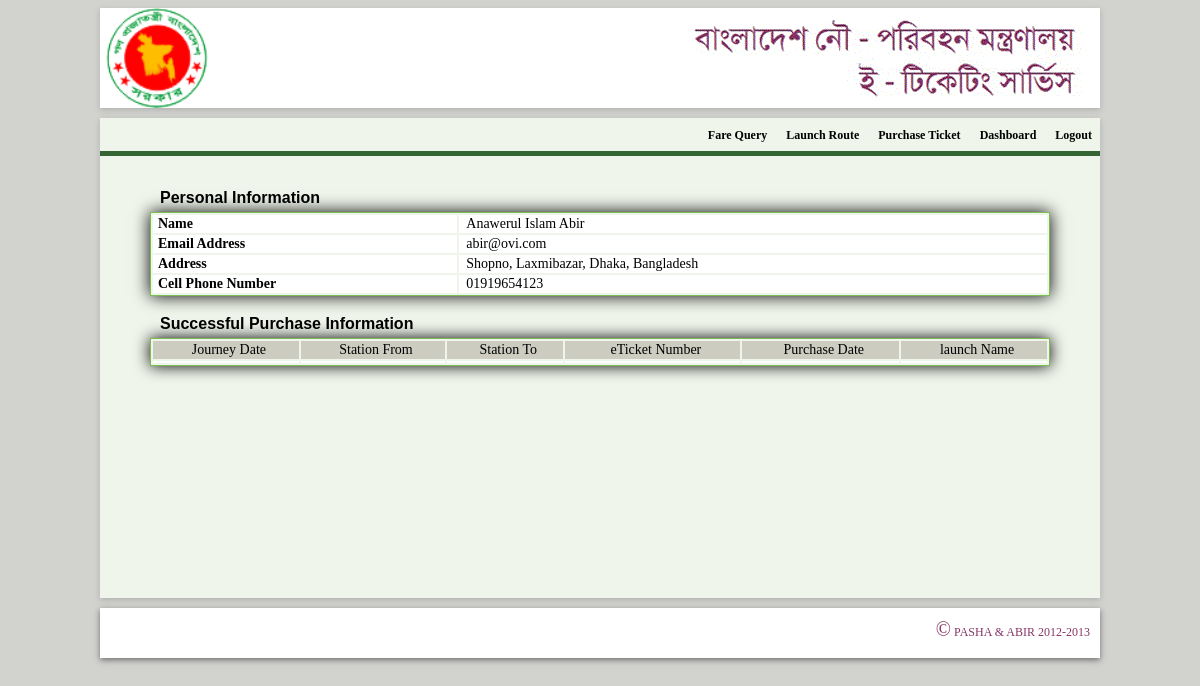
The app's page /neticketing/dashboard.php (signed in) with its own data.
### tables this page shows
CREATE TABLE IF NOT EXISTS `user_info` (
  `user_id` int(11) NOT NULL AUTO_INCREMENT,
  `user_name` varchar(60) DEFAULT NULL,
  `user_email` varchar(60) DEFAULT NULL,
  `user_phone` varchar(60) DEFAULT NULL,
  `user_address` text,
  `user_password` varchar(60) DEFAULT NULL,
  PRIMARY KEY (`user_id`),
  UNIQUE KEY `user_email` (`user_email`),
  UNIQUE KEY `user_phone` (`user_phone`)
);

### neticketing/dashboard.php (the view, shortened to what this page needs)
<?php require_once('Connections/neticketing.php'); ?>
<?php
if (!function_exists("GetSQLValueString")) {
function GetSQLValueString($theValue, $theType, $theDefinedValue = "", $theNotDefinedValue = "")
{
  $theValue = function_exists("mysql_real_escape_string") ? mysql_real_escape_string($theValue) : mysql_escape_string($theValue);
  switch ($theType) {
    case "text":
      $theValue = ($theValue != "") ? "'" . $theValue . "'" : "NULL";
      break;
    case "long":
    case "int":
      $theValue = ($theValue != "") ? intval($theValue) : "NULL";
      break;
  }
  return $theValue;
}
}
$colname_user_information = "-1";
if (isset($_SESSION['user_email'])) {
  $colname_user_information = $_SESSION['user_email'];
}
$query_user_information = sprintf("SELECT user_name, user_email, user_phone, user_address FROM user_info WHERE user_email = %s", GetSQLValueString($colname_user_information, "text"));
$user_information = mysql_query($query_user_information, $neticketing) or die(mysql_error());
$row_user_information = mysql_fetch_assoc($user_information);
$colname_purchaseInfo = "-1";
$query_purchaseInfo = sprintf("SELECT purchase_date, journey_date, source, destination, launch_name, tnr
  FROM purchase_info
  WHERE user_id = '".$_SESSION['user_id']."'
  ORDER BY journey_date ASC", GetSQLValueString($colname_purchaseInfo, "int"));
$purchaseInfo = mysql_query($query_purchaseInfo, $neticketing) or die(mysql_error());
$row_purchaseInfo = mysql_fetch_assoc($purchaseInfo);
?>
<?php include('include/banner.php');?>
<body>
<?php include('include/header.php');?>
<div id="signup_body" class="account_body" style="padding-top:  0px;">
  <div id="tabs">
    <?php include('include/navigation.php');?>
  </div>
  <div id="dashboard" style="margin-top: 30px; ">
    <div>
      <div class="title_home"><font style="padding-left: 10px; font-family: arial; font-size: 16px; font-weight: bold; color: #000; ">Personal Information</font></div>
      <table class="table" style="box-shadow:0px 0px 16px;">
        <tr class="home" >
          <th>Name</th>
          <td><?php echo $row_user_information['user_name']; ?></td>
        </tr>
        <tr class="home" >
          <th>Email Address</th>
          <td><?php echo $row_user_information['user_email']; ?></td>
        </tr>
        <tr class="home" >
          <th>Address</th>
          <td><?php echo $row_user_information['user_address']; ?></td>
        </tr>
        <tr class="home" >
          <th>Cell Phone Number</th>
          <td><?php echo $row_user_information['user_phone']; ?></td>
        </tr>
      </table>
    </div>
    <br/>
    <div>
      <div class="title_home"><font style="padding-left: 10px; font-family: arial; font-size: 16px; font-weight: bold; color: #000; "> Successful Purchase Information</font></div>
      <table  class="table" style="box-shadow:0px 0px 16px #000000;">
        <tr bgcolor="#ccccc" align="center" font-size="1.5em" >
          <td>Journey Date</td>
          <td>Station From </td>
          <td>Station To</td>
          <td>eTicket Number</td>
          <td>Purchase Date</td>
          <td>launch Name</td>
        </tr>
        <?php do { ?>
          <tr bgcolor="#FFF" align="left" >
            <td><?php echo $row_purchaseInfo['journey_date']; ?></td>
            <td><?php echo $row_purchaseInfo['source']; ?></td>
            <td><?php echo $row_purchaseInfo['destination']; ?></td>
            <td><?php echo $row_purchaseInfo['tnr']; ?></td>
            <td><?php echo $row_purchaseInfo['purchase_date']; ?></td>
            <td><?php echo $row_purchaseInfo['launch_name']; ?></td>
          </tr>
          <?php } while ($row_purchaseInfo = mysql_fetch_assoc($purchaseInfo)); ?>
      </table>
    </div>
    <br/>
  </div>
</div>
<?php include('include/footer.php');?>
</body>
</html>

### neticketing/css/main_style.css (style rules this page uses)
body { background: #d2d2cf; }
#signup_body { background:#EFF5EA; width:1000px; min-height: 480px; margin:auto; box-shadow: 0 2px 6px rgba(100, 100, 100, 0.3); }
.title_home { margin: auto; width: 900px; height: 20px; padding: 3px 0 3px 0; border-radius: 5px 5px 0 0; }
.table { border:1px #7BBD52 solid; margin: auto; width: 900px; }

### neticketing/dashboard.php (style rules this page uses)
.account_body { font-size:14px; }
.table td { padding-left: 7px; }
th { text-align:left;padding-left: 5px; }
.table .home { background:#fff; }

### records on screen
user_info: user_name "Anawerul Islam Abir", user_email "abir@ovi.com", user_address "Shopno, Laxmibazar, Dhaka, Bangladesh", user_phone "01919654123"
